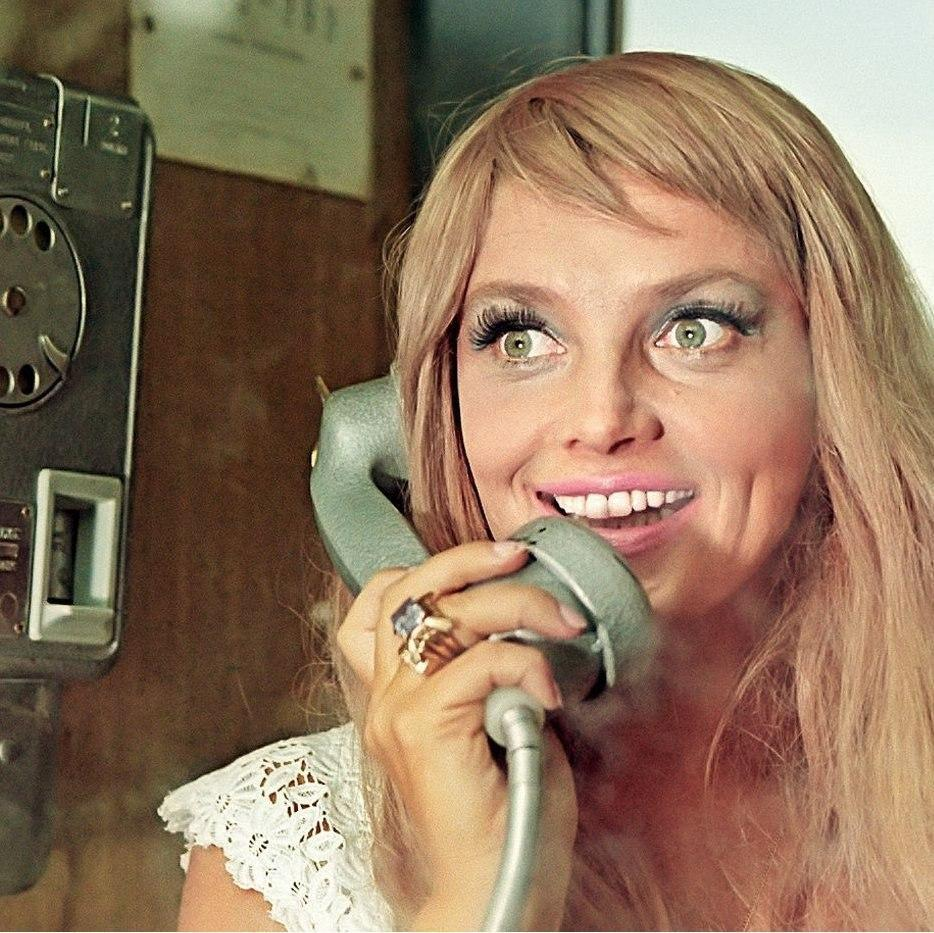
#> input picture test_img.jpg, 934 x 933 px
$ python filter_with_filename.py
#> lines starting #> are read from the running program, lines starting #| are printed output that depends on the picture
from PIL import Image
import numpy as np


def median_gray(arr, step):
    return int(np.mean(arr) // step) * step


def gray_pixelation(image, size, gradations):
#> called with size = 10, gradations = 5
    step = int(255 // (gradations - 1))
#> step = 63
    arr = np.array(image)
#> arr is the input picture: shape (933, 934, 3); mean R, G, B 142.1, 116.1, 91.8
    for row in range(0, len(arr), size):
        for column in range(0, len(arr[1]), size):
            arr[row:row + size, column:column + size] = \
                median_gray(arr[row:row + size, column:column + size], step)
#> this loop made 94 passes
#> row on passes 2 to 13: 10, 20, 30, 40, 50, 60, 70, 80, 90, 100, 110, 120
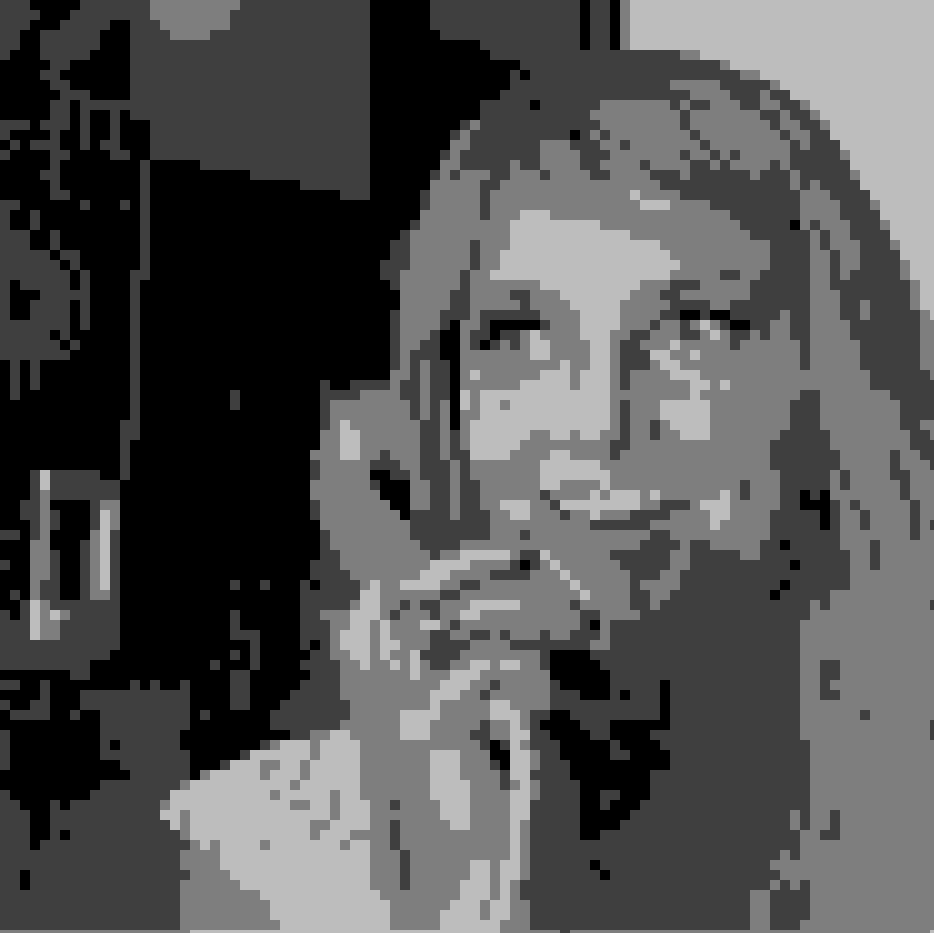
#> arr: shape (933, 934, 3); min 0, max 189, mean 82.2
    return Image.fromarray(arr)


if __name__ == "__main__":
    gray_pixelation(Image.open("test_img.jpg"), 10, 5).save("result-2.jpg")

$ run again, with block-size.png saved as test_img.jpg
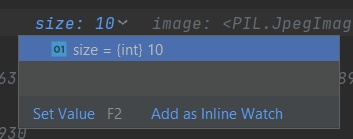
#> input picture block-size.png, 353 x 139 px
#> step = 63
#> in gray_pixelation, arr is the input picture: shape (139, 353, 3); mean R, G, B 64.4, 72.6, 84.6
#> the loop in gray_pixelation, `for row in range(0, len(arr), size):` made 14 passes
#> row on passes 2 to 9: 10, 20, 30, 40, 50, 60, 70, 80
#> after the loop in gray_pixelation, `for row in range(0, len(arr), size):`:
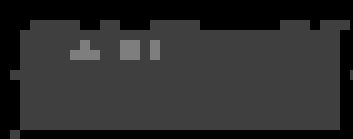
#> arr: shape (139, 353, 3); min 0, max 126, mean 45
